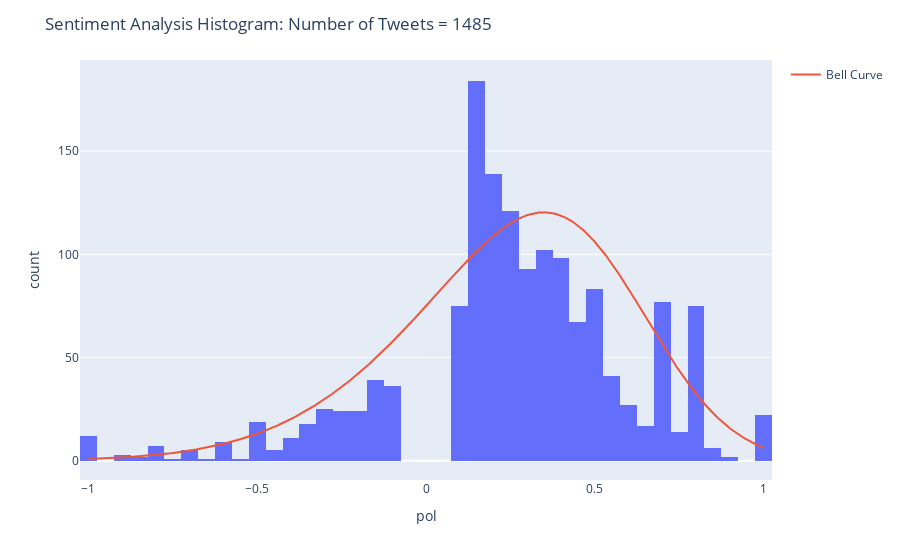

Notebook source saved alongside this figure:
### Code cell
p = 0.1  # Remove 'neutral' polarity by the range of [-p, p]

polarities_df_p = polarities_df[(polarities_df['pol'] <= -p) | (polarities_df['pol'] >= p)]

# Create the histogram
fig = px.histogram(polarities_df_p, x="pol")

# Compute the mean and standard deviation
mean = polarities_df_p["pol"].mean()
std = polarities_df_p["pol"].std()

# Generate the x-values for the bell curve
x = np.linspace(-1, 1, 1000)

# Fit a skewed normal distribution to the polarity data
params = stats.skewnorm.fit(polarities_df_p["pol"])
pdf = stats.skewnorm.pdf(x, *params)

# Add the bell curve as a line plot
fig.add_trace(go.Scatter(x=x, y=pdf*100, mode='lines', name='Bell Curve'))

# Set the layout and save the plot
fig.update_layout(title_text='Sentiment Analysis Histogram: Number of Tweets = ' + str(len(polarities_df_p)))
fig.write_html("sentiment_histogram_p.html")

# Display the plot
fig.show()

# Describe the statistics of the polarity values
polarities_df_p.describe()

### Figure 1 — Plotly figure (JSON) as saved in the notebook; plotly's stock layout.template omitted (floating-point values rounded to 4 significant figures; data arrays with more than 128 entries replaced by an {"elided": "..."} marker saying what was removed)
{"data": [{"alignmentgroup": "True", "bingroup": "x", "hovertemplate": "pol=%{x}<br>count=%{y}<extra></extra>", "legendgroup": "", "marker": {"color": "#636efa", "pattern": {"shape": ""}}, "name": "", "offsetgroup": "", "orientation": "v", "showlegend": false, "type": "histogram", "x": {"elided": "1485 float values"}, "xaxis": "x", "yaxis": "y"}, {"mode": "lines", "name": "Bell Curve", "type": "scatter", "x": {"elided": "1000 float values"}, "y": {"elided": "1000 float values"}}], "layout": {"barmode": "relative", "legend": {"tracegroupgap": 0}, "margin": {"t": 60}, "title": {"text": "Sentiment Analysis Histogram: Number of Tweets = 1485"}, "xaxis": {"anchor": "y", "domain": [0, 1], "title": {"text": "pol"}}, "yaxis": {"anchor": "x", "domain": [0, 1], "title": {"text": "count"}}}}
